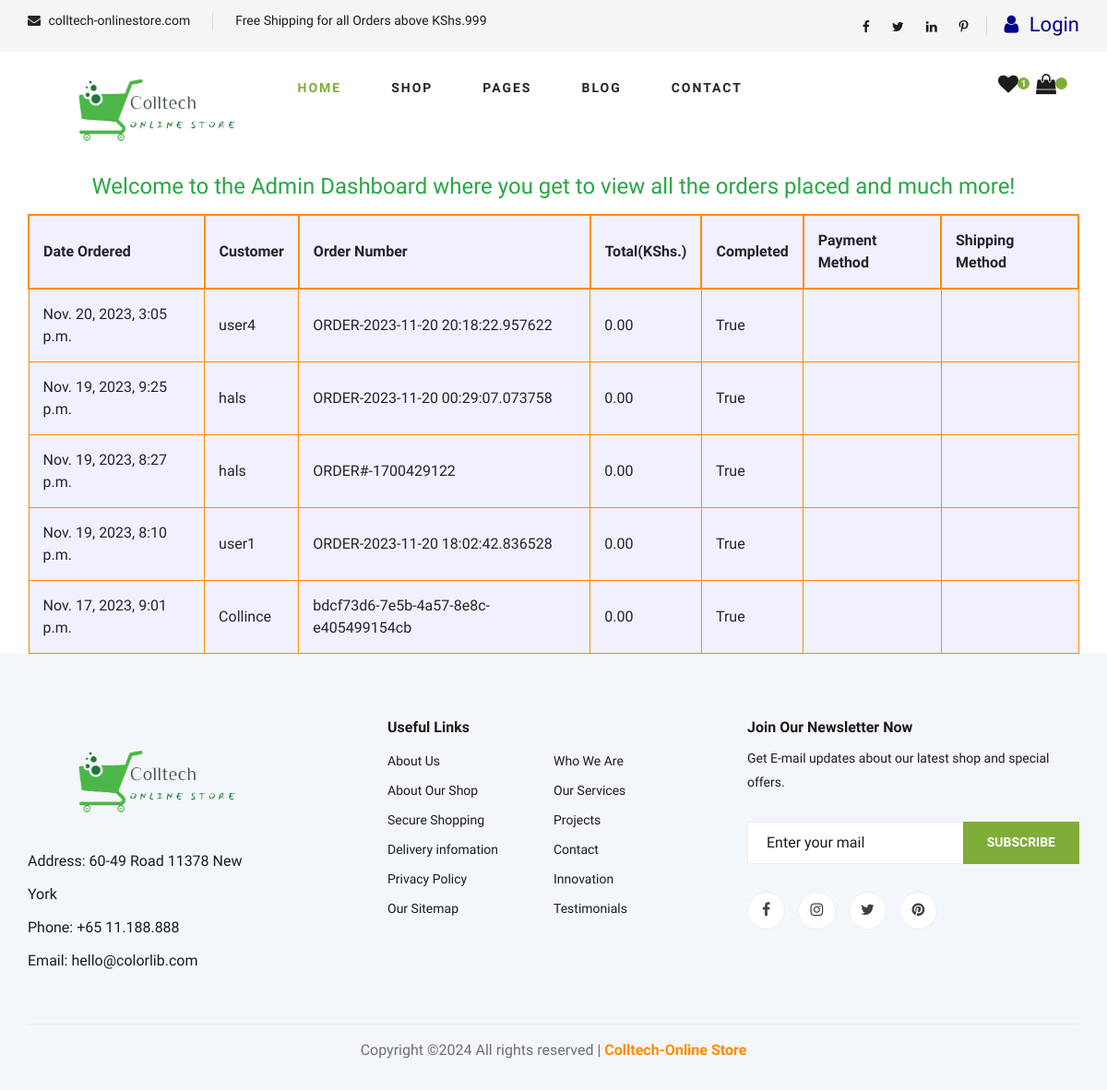
Before: /dashboard/ with the older database file.
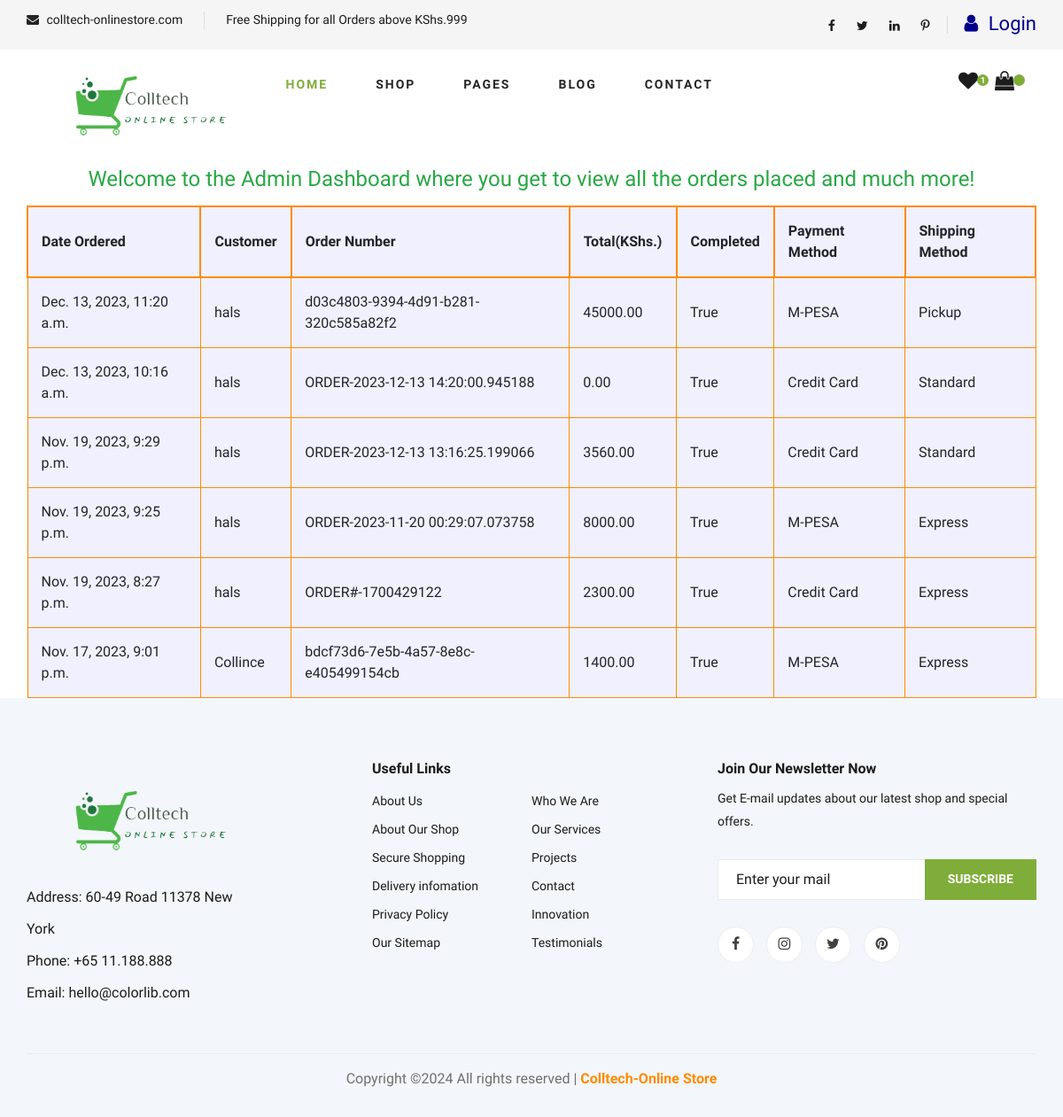
After: the same page with the newer database file.
### a_main/models.py (models this page shows, shortened)
class Order(models.Model):
    customer = models.ForeignKey(Customer, on_delete=models.CASCADE, null=True, blank=True)
    ordered_date = models.DateTimeField(auto_now_add=True)
    total = models.DecimalField(max_digits=10, default=0, decimal_places=2)
    complete = models.BooleanField(default=False, null=True, blank=True)
    payment_method = models.CharField(max_length=20, choices=[('Credit Card', 'Credit Card'), ('M-PESA', 'M-PESA'), ('Cash on Delivery', 'Cash on Delivery')])
    shipping_method = models.CharField(max_length=20, choices=[('Standard', 'Standard'), ('Express', 'Express'), ('Pickup', 'Pickup')])
    order_id = models.CharField(unique=True, editable=False, default=uuid.uuid4, max_length=10)
    class Meta:
        ordering = ['-ordered_date']

class Customer(models.Model):
    user = models.OneToOneField(User, on_delete=models.CASCADE)
    email = models.EmailField(unique=True)
    address = models.CharField(max_length=200)
    phone = models.CharField(max_length=20)
    middlename = models.CharField(max_length=255, null=True, blank=True)
    lastname = models.CharField(max_length=255, null=True, blank=True)
    image = models.ImageField(upload_to='profilepics', default='user.png', null=True, blank=True)
    location = models.CharField(max_length=255, null=True, blank=True)
    alternate_email = models.EmailField(max_length=255, null=True, blank=True)
    created_on = models.DateTimeField(auto_now_add=True)
    def __str__(self):
        return self.user.username

### a_main/views.py (the view)
# urls.py: path('dashboard/', views.admin_dashboard, name='admin-dashboard'),
def admin_dashboard(request):
    orders= Order.objects.exclude(complete=False)
    return render(request, 'a_main/admin_dashboard.html',{'orders':orders})

### templates/a_main/admin_dashboard.html (shortened to what this page needs)
{% extends 'a_main/base.html' %}
{% load static %}
{% block layout %}
<div class="container bg-body-tertiary ">
    <h4 class="text-center text-success  pb-3">Welcome to the Admin Dashboard where you get to view all the orders placed and much more!</h4>
    <table style="padding:15px;width:100%;background-color: rgb(241, 240, 254);">
        <tr>
            <th>Date Ordered</th>
            <th>Customer</th>
            <th>Order Number</th>
            <th>Total(KShs.)</th>
            <th>Completed</th>
            <th>Payment Method</th>
            <th>Shipping Method</th>
        </tr>
        {% for order in orders %}
        <tr>
            <td>{{order.ordered_date}}</td>
            <td>{{order.customer}}</td>
            <td>{{order.order_id}}</td>
            <td>{{order.total}}</td>
            <td>{{order.complete}}</td>
            <td>{{order.payment_method}}</td>
            <td>{{order.shipping_method}}</td>
        </tr>
        {% endfor %}
    </table>
</div>
{% endblock %}

### templates/a_main/base.html (shortened to what this page needs)
{% load static %}
<!DOCTYPE html>
<html lang="en-us">
<head>
    <link rel="stylesheet" href="https://cdnjs.cloudflare.com/ajax/libs/font-awesome/6.4.2/css/all.min.css" />
    <link rel="stylesheet" href="{% static 'css/bootstrap.min.css' %}" type="text/css">
    <link rel="stylesheet" href="{% static 'css/font-awesome.min.css' %}" type="text/css">
    <link rel="stylesheet" href="{% static 'css/elegant-icons.css' %}" type="text/css">
    <link rel="stylesheet" href="{% static 'css/nice-select.css' %}" type="text/css">
    <link rel="stylesheet" href="{% static 'css/jquery-ui.min.css' %}" type="text/css">
    <link rel="stylesheet" href="{% static 'css/owl.carousel.min.css' %}" type="text/css">
    <link rel="stylesheet" href="{% static 'css/slicknav.min.css' %}" type="text/css">
    <link rel="stylesheet" href="{% static 'css/style.css' %}" type="text/css">
    <link rel="stylesheet" href="{% static 'css/styles.css' %}" type="text/css">
</head>
<body>
    <header class="header">
        <div class="header__top">
            <div class="container">
                <div class="row">
                    <div class="col-lg-6 col-md-6">
                        <div class="header__top__left">
                            <ul>
                                <li><i class="fa fa-envelope"></i> colltech-onlinestore.com</li>
                                <li>Free Shipping for all Orders above KShs.999</li>
                            </ul>
                        </div>
                    </div>
                    <div class="col-lg-6 col-md-6">
                        <div class="header__top__right">
                            <div class="header__top__right__social">
                                <a href="#"><i class="fa fa-facebook"></i></a>
                                <a href="#"><i class="fa fa-twitter"></i></a>
                                <a href="#"><i class="fa fa-linkedin"></i></a>
                                <a href="#"><i class="fa fa-pinterest-p"></i></a>
                            </div>
                            {% if user.is_authenticated %}
                            <div class="header__top__right__auth">
                             <p style="color:darkblue;">Hello <span style="color:darkorange;font-weight: bold;">{{ user.username }}</span></p>
                            </div>
                            <div class="header__top__right__auth">
                                <a href="{% url 'account_logout' %}"><img style="width:30px;height:30px;border-radius: 50%;object-fit: cover;" src="{{ user.customer.image.url }}"> Logout</a>
                            </div>
                            {% else %}
                            <div class="header__top__right__auth">
                                <a style="color:darkblue;font-size: 22px;" href="{% url 'account_login' %}"><i class="fa fa-user"></i> Login</a>
                            </div>
                            {% endif %}
                        </div>
                    </div>
                </div>
            </div>
        </div>
        <div class="container">
            <div class="row">
                <div class="col-lg-3">
                    <div class="header__logo" style="margin-top:-20px !important;">
                        <a href="{% url 'homepage' %}"><img src="{% static 'logo/logo2.png' %}" alt=""></a>
                    </div>
                </div>
                <div class="col-lg-6">
                    <nav class="header__menu">
                        <ul>
                            <li class="active"><a href="{% url 'homepage' %}">Home</a></li>
                            <li><a href="{% url 'shop' %}">Shop</a></li>
                            <li><a href="#">Pages</a>
                            </li>
                            <li><a href="{% url 'blog' %}">Blog</a></li>
                            <li><a href="{% url 'contact' %}">Contact</a></li>
                        </ul>
                    </nav>
                </div>
                <div class="col-lg-3">
                    <div class="header__cart">
                        <ul>
                            <li><a href="{% url 'shopping-cart' %}"><i class="fa fa-heart"></i> <span>1</span></a></li>
                            <li><a href="{% url 'shopping-cart' %}"><i class="fa fa-shopping-bag"></i> <span>{{cartItems}}</span></a></li>
                        </ul>
                    </div>
                </div>
            </div>
        </div>
    </header>
    {% block layout %}
    {% endblock %}
    <footer class="footer spad">
        <div class="container">
            <div class="row">
                <div class="col-lg-3 col-md-6 col-sm-6">
                    <div class="footer__about">
                        <div class="footer__about__logo">
                            <a href="{% url 'homepage' %}"><img src="{% static 'logo/logo2.png' %}" alt=""></a>
                        </div>
                        <ul>
                            <li>Address: 60-49 Road 11378 New York</li>
                            <li>Phone: +65 11.188.888</li>
                            <li>Email: hello@colorlib.com</li>
                        </ul>
                    </div>
                </div>
                <div class="col-lg-4 col-md-6 col-sm-6 offset-lg-1">
                    <div class="footer__widget">
                        <h6>Useful Links</h6>
                        <ul>
                            <li><a href="#">About Us</a></li>
                            <li><a href="#">About Our Shop</a></li>
                            <li><a href="#">Secure Shopping</a></li>
                            <li><a href="#">Delivery infomation</a></li>
                            <li><a href="#">Privacy Policy</a></li>
                            <li><a href="#">Our Sitemap</a></li>
                        </ul>
                        <ul>
                            <li><a href="#">Who We Are</a></li>
                            <li><a href="#">Our Services</a></li>
                            <li><a href="#">Projects</a></li>
                            <li><a href="#">Contact</a></li>
                            <li><a href="#">Innovation</a></li>
                            <li><a href="#">Testimonials</a></li>
                        </ul>
                    </div>
                </div>
                <div class="col-lg-4 col-md-12">
                    <div class="footer__widget">
                        <h6>Join Our Newsletter Now</h6>
                        <p>Get E-mail updates about our latest shop and special offers.</p>
                        <form action="#">
                            <input type="text" placeholder="Enter your mail">
                            <button type="submit" class="site-btn">Subscribe</button>
                        </form>
                        <div class="footer__widget__social">
                            <a href="#"><i class="fa fa-facebook"></i></a>
                            <a href="#"><i class="fa fa-instagram"></i></a>
                            <a href="#"><i class="fa fa-twitter"></i></a>
                            <a href="#"><i class="fa fa-pinterest"></i></a>
                        </div>
                    </div>
                </div>
            </div>
            <div class="row">
                <div class="col-lg-12">
                    <div class="footer__copyright">
                        <div style="text-align: center;">
                            <p>Copyright &copy;<script>document.write(new Date().getFullYear());</script> All rights reserved | <span style="color:darkorange;font-weight:bolder;">Colltech-Online Store</span></p>
                        </div>
                    </div>
               </div>
            </div>
        </div>
    </footer>
</body>
</html>

### templates/a_main/admin_dashboard.html (style rules this page uses)
td { padding:15px; border:1px solid darkorange; }
th { padding:15px; border:2px solid darkorange; }

Changed rows visible on the page:
removed Order: ordered_date "Nov. 20, 2023, 3:05 p.m.", customer "user4", order_id "ORDER-2023-11-20 20:18:22.957622", total "0.00", complete "True"
removed Order: ordered_date "Nov. 19, 2023, 8:10 p.m.", customer "user1", order_id "ORDER-2023-11-20 18:02:42.836528", total "0.00", complete "True"
added Order: ordered_date "Dec. 13, 2023, 11:20 a.m.", customer "hals", order_id "d03c4803-9394-4d91-b281-320c585a82f2", total "45000.00", complete "True", payment_method "M-PESA", shipping_method "Pickup"
added Order: ordered_date "Dec. 13, 2023, 10:16 a.m.", customer "hals", order_id "ORDER-2023-12-13 14:20:00.945188", total "0.00", complete "True", payment_method "Credit Card", shipping_method "Standard"
now on this page (row edited): Order: ordered_date "Nov. 19, 2023, 9:29 p.m.", customer "hals", order_id "ORDER-2023-12-13 13:16:25.199066", total "3560.00", complete "True", payment_method "Credit Card", shipping_method "Standard"
changed Order "Nov. 19, 2023, 9:25 p.m.": total "0.00" → "8000.00"; payment_method (not shown) → "M-PESA"; shipping_method (not shown) → "Express"
changed Order "Nov. 19, 2023, 8:27 p.m.": total "0.00" → "2300.00"; payment_method (not shown) → "Credit Card"; shipping_method (not shown) → "Express"
changed Order "Nov. 17, 2023, 9:01 p.m.": total "0.00" → "1400.00"; payment_method (not shown) → "M-PESA"; shipping_method (not shown) → "Express"
